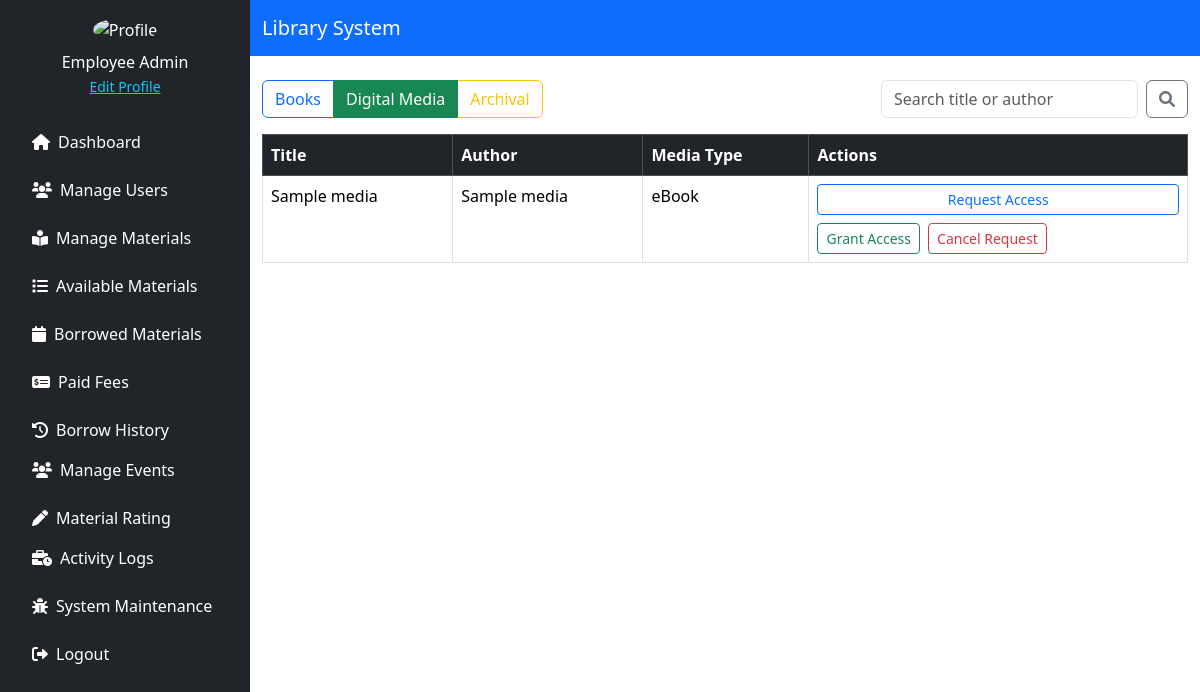
Screenshot of /source/employee/available_materials.php?filter=digital (signed in) with the database file from the repository.
### tables this page shows
CREATE TABLE `material_digital_media` (
  `id` int(11) NOT NULL,
  `title` varchar(255) NOT NULL,
  `author` varchar(255) NOT NULL,
  `isbn` varchar(20) DEFAULT NULL,
  `publisher` varchar(255) DEFAULT NULL,
  `year_published` year(4) DEFAULT NULL,
  `media_type` enum('eBook','Audiobook') DEFAULT 'eBook',
  `file_path` varchar(255) DEFAULT NULL,
  `status` enum('Available','Archived') DEFAULT 'Available',
  `tags` varchar(255) DEFAULT NULL
);

### source/employee/available_materials.php (the view, shortened to what this page needs)
<?php
include '../../config/db_conn.php';
$filter = $_GET['filter'] ?? 'books';
$search = $_GET['search'] ?? '';
$queryParams = [];
$queryWhere = "";
switch ($filter) {
    case 'digital':
        $query = "SELECT * FROM material_digital_media WHERE 1=1 $queryWhere";
        break;
}
$stmt = $pdo->prepare($query);
$stmt->execute($queryParams);
$materials = $stmt->fetchAll(PDO::FETCH_ASSOC);
$stmtTrans = $pdo->prepare("
    SELECT material_type, material_id, customer_id, action, due_date
    FROM material_transactions
    WHERE action IN ('Reserve', 'Request Access', 'Grant Access')
");
$stmtTrans->execute();
$requests = $stmtTrans->fetchAll(PDO::FETCH_ASSOC);
$requestMap = [];
foreach ($requests as $req) {
    $key = $req['material_type'].'_'.$req['material_id'];
    if (!isset($requestMap[$key])) {
        $requestMap[$key] = [];
    }
    $requestMap[$key][] = $req;
}
?>
<!DOCTYPE html>
<html lang="en">
<head>
    <link href="https://cdn.jsdelivr.net/npm/bootstrap@5.3.3/dist/css/bootstrap.min.css" rel="stylesheet" />
    <link href="https://cdnjs.cloudflare.com/ajax/libs/font-awesome/6.0.0/css/all.min.css" rel="stylesheet">
</head>
<body>
<div class="d-flex">
    <?php include './includes/sidebar.php'; ?>
    <div class="flex-grow-1">
        <nav class="navbar navbar-dark bg-primary">
            <div class="container">
                <a class="navbar-brand" href="#">Library System</a>
            </div>
        </nav>
        <div class="container mt-4">
            <div class="d-flex justify-content-between mb-3">
                <div class="btn-group">
                    <a href="?filter=books" class="btn btn-outline-primary <?= $filter === 'books' ? 'active' : '' ?>">Books</a>
                    <a href="?filter=digital" class="btn btn-outline-success <?= $filter === 'digital' ? 'active' : '' ?>">Digital Media</a>
                    <a href="?filter=archival" class="btn btn-outline-warning <?= $filter === 'archival' ? 'active' : '' ?>">Archival</a>
                </div>
                <form method="GET" class="d-flex">
                    <input type="text" name="search" class="form-control me-2" placeholder="Search title or author" value="<?= htmlspecialchars($search) ?>">
                    <button type="submit" class="btn btn-outline-secondary"><i class="fas fa-search"></i></button>
                </form>
            </div>
            <table class="table table-bordered">
                <thead class="table-dark">
                <tr>
                    <th>Title</th>
                    <th>Author</th>
                    <?php if ($filter === 'digital'): ?><th>Media Type</th><?php endif; ?>
                    <th>Actions</th>
                </tr>
                </thead>
                <tbody>
                    <?php foreach ($materials as $item):
                        $materialId = $item['id'];
                        $materialType = $filter === 'books' ? 'book' : ($filter === 'digital' ? 'digital' : 'research');
                        $requestKey = $materialType.'_'.$materialId;
                        $hasRequests = isset($requestMap[$requestKey]);
                        $hasPendingRequests = false;
                        if ($hasRequests) {
                            foreach ($requestMap[$requestKey] as $req) {
                                if ($req['action'] === 'Request Access' || $req['action'] === 'Reserve') {
                                    $hasPendingRequests = true;
                                }
                            }
                        }
                        ?>
                        <tr>
                            <td><?= htmlspecialchars($item['title']) ?></td>
                            <td><?= htmlspecialchars($item['author']) ?></td>
                            <?php if ($filter === 'books'): ?>
                                <td><?= htmlspecialchars($item['isbn']) ?></td>
                                <td><?= (int)$item['available'] ?> / <?= (int)$item['quantity'] ?></td>
                            <?php elseif ($filter === 'digital'): ?>
                                <td><?= htmlspecialchars($item['media_type']) ?></td>
                            <?php elseif ($filter === 'archival'): ?>
                                <td><?= htmlspecialchars($item['description']) ?></td>
                            <?php endif; ?>
                            <td>
                                <div class="d-flex flex-column gap-2">
                                    <?php if ($filter === 'books' && $item['available'] > 0 || $filter !== 'books'): ?>
                                        <button class="btn btn-outline-primary btn-sm" data-bs-toggle="modal" data-bs-target="#requestModal_<?= $materialId ?>">
                                            <?= ($filter === 'books') ? 'Reserve' : 'Request Access' ?>
                                        </button>
                                    <?php endif; ?>
                                    <?php if ($hasPendingRequests): ?>
                                        <div class="d-flex gap-2">
                                            <button class="btn btn-outline-success btn-sm" data-bs-toggle="modal" data-bs-target="#approveModal_<?= $materialId ?>">
                                                <?= ($filter === 'books') ? 'Borrow' : 'Grant Access' ?>
                                            </button>
                                            <button class="btn btn-outline-danger btn-sm" data-bs-toggle="modal" data-bs-target="#cancelModal_<?= $materialId ?>">
                                                <?= ($filter === 'books') ? 'Cancel' : 'Cancel Request' ?>
                                            </button>
                                        </div>
                                    <?php endif; ?>
                                </div>
                            </td>
                        </tr>
                    <?php endforeach; ?>
                </tbody>
            </table>
        </div>
    </div>
</div>
</body>
</html>

### rows the page displays
material_digital_media: title "Sample media", author "Sample media", media_type "eBook"

### other values shown
$_SESSION['user_name'] "Employee Admin"
